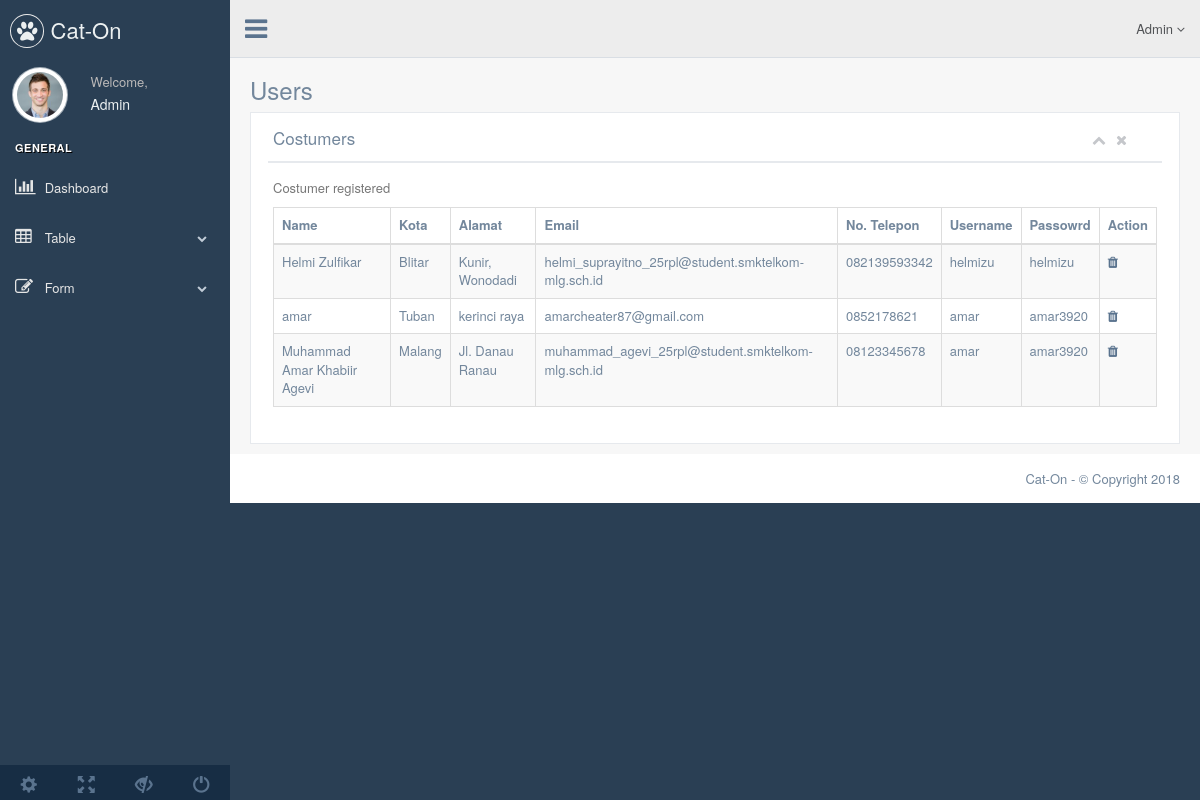
/index.php/admin/userTable, run on the app's committed database.
### tables this page shows
CREATE TABLE `user` (
  `id_user` int(11) NOT NULL,
  `nama_user` varchar(50) NOT NULL,
  `email` varchar(100) NOT NULL,
  `alamat` varchar(50) NOT NULL,
  `kota` varchar(20) NOT NULL,
  `no_telepon` varchar(15) NOT NULL,
  `username` varchar(20) NOT NULL,
  `password` varchar(20) NOT NULL,
  `role` varchar(10) NOT NULL
);

### application/controllers/Admin.php (called while the page is built, shortened)
<?php
class Admin extends CI_Controller {
	public function __construct(){
        $this->load->helper('form');
        $this->load->library('form_validation');
		$this->load->model('data_model', 'data', TRUE);
		$this->load->model('count_model', 'count', TRUE);
	}
	public function userTable()
	{
		$data['isi'] = $this -> data -> viewUser();
		$data['content'] = "table_user";
		$this->load->view('admin',$data);
	}
}

### index.php (called while the page is built, shortened)
<?php
require_once BASEPATH.'core/CodeIgniter.php';

### application/models/data_model.php (called while the page is built, shortened)
<?php
class Data_model extends CI_Model {
  public function viewUser()
  {
    $ambil = $this->db->get('user')->result();
    return $ambil;
  }
}

### application/views/table_user.php (the view)
<div class="" role="main">
  <div class="">
    <div class="page-title">
      <div class="title_left">
        <h3>Users</h3>
      </div>
      <div class="title_right">
        <div class="col-md-5 col-sm-5 col-xs-12 form-group pull-right top_search">
        </div>
      </div>
    </div>
    <div class="clearfix"></div>
    <div class="row">
      <div class="col-md-12 col-sm-12 col-xs-12">
        <div class="x_panel">
          <div class="x_title">
            <h2>Costumers</h2>
            <ul class="nav navbar-right panel_toolbox">
              <li><a class="collapse-link"><i class="fa fa-chevron-up"></i></a>
              </li>
              <li><a class="close-link"><i class="fa fa-close"></i></a>
              </li>
            </ul>
            <div class="clearfix"></div>
          </div>
          <div class="x_content">
            <p class="text-muted font-13 m-b-30">
              Costumer registered
            </p>
            <table id="datatable-responsive" class="table table-striped table-bordered dt-responsive nowrap" cellspacing="0" width="100%">
              <thead>
                <tr>
                  <th>Name</th>
                  <th>Kota</th>
                  <th>Alamat</th>
                  <th>Email</th>
                  <th>No. Telepon</th>
                  <th>Username</th>
                  <th>Passowrd</th>
                  <th>Action</th>
                </tr>
              </thead>
              <tbody>
              <?php
                foreach ($isi as $isiUser) {
              ?>
                  <tr>
                    <td><?php echo $isiUser->nama_user ?></td>
                    <td><?php echo $isiUser->kota ?></td>
                    <td><?php echo $isiUser->alamat ?></td>
                    <td><?php echo $isiUser->email ?></td>
                    <td><?php echo $isiUser->no_telepon ?></td>
                    <td><?php echo $isiUser->username ?></td>
                    <td><?php echo $isiUser->password ?></td>
                    <td><a href="<?php echo base_url("admin/hapus/");echo $isiUser->id_user?>"><i class="fa fa-trash"></a></td>
                  </tr>
              <?php } ?>
              </tbody>
            </table>
          </div>
        </div>
      </div>
    </div>
  </div>
</div>

### data on the page
user: nama_user "Helmi Zulfikar", kota "Blitar", alamat "Kunir, Wonodadi", email "helmi_suprayitno_25rpl@student.smktelkom-mlg.sch.id", no_telepon "082139593342", username "helmizu", password "helmizu"
user: nama_user "amar", kota "Tuban", alamat "kerinci raya", email "amarcheater87@gmail.com", no_telepon "0852178621", username "amar", password "amar3920"
user: nama_user "Muhammad Amar Khabiir Agevi", kota "Malang", alamat "Jl. Danau Ranau", email "muhammad_agevi_25rpl@student.smktelkom-mlg.sch.id", no_telepon "08123345678", username "amar", password "amar3920"
